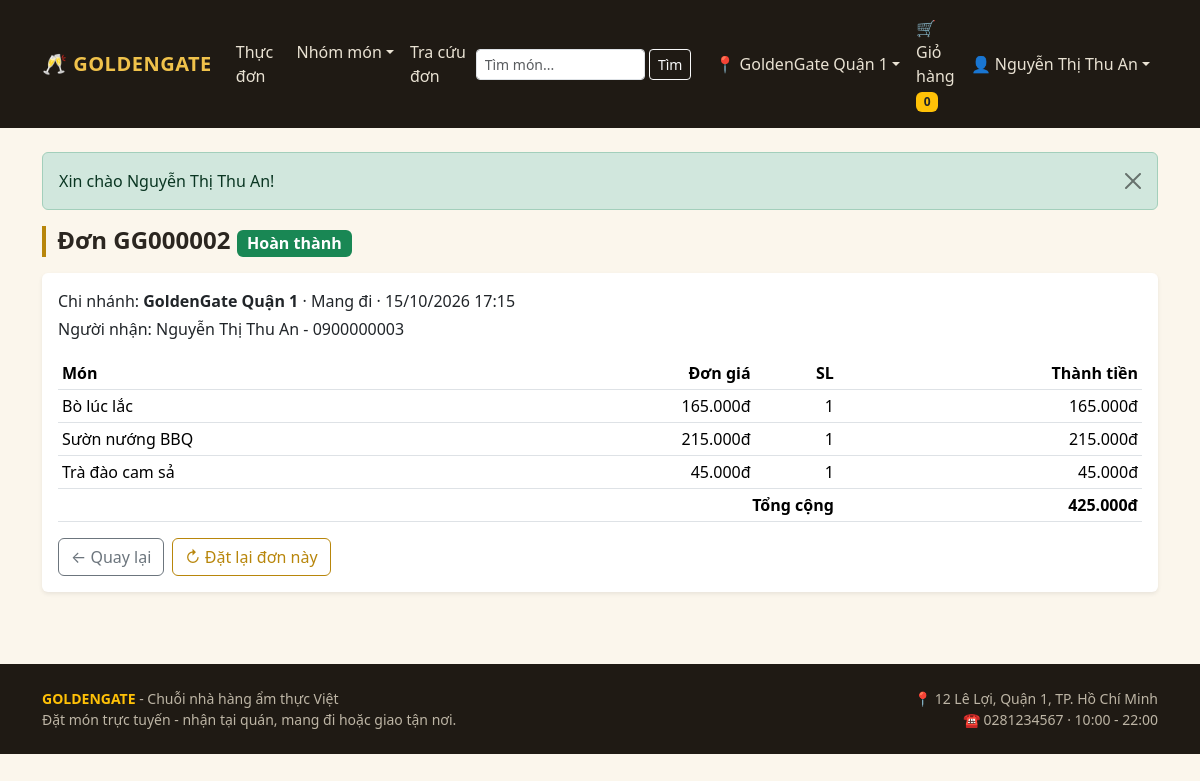
The app's page /index.php?action=chitietdon&id=2 (signed in) with its own data.
### tables this page shows
CREATE TABLE chinhanh (
  id INT AUTO_INCREMENT PRIMARY KEY,
  tenchinhanh VARCHAR(100) NOT NULL,
  diachi VARCHAR(255) NOT NULL,
  sodienthoai VARCHAR(15) DEFAULT NULL,
  giomocua TIME NOT NULL DEFAULT '10:00:00',
  giodongcua TIME NOT NULL DEFAULT '22:00:00',
  trangthai TINYINT NOT NULL DEFAULT 1
);

CREATE TABLE donhang (
  id INT AUTO_INCREMENT PRIMARY KEY,
  nguoidung_id INT NOT NULL,
  chinhanh_id INT NOT NULL,
  hinhthuc TINYINT NOT NULL DEFAULT 2,
  hoten_nhan VARCHAR(255) NOT NULL,
  sodt_nhan VARCHAR(15) NOT NULL,
  diachi VARCHAR(255) DEFAULT NULL,
  ngay DATETIME NOT NULL DEFAULT CURRENT_TIMESTAMP,
  phigiao DECIMAL(12,0) NOT NULL DEFAULT 0,
  tongtien DECIMAL(12,0) NOT NULL DEFAULT 0,
  trangthai TINYINT NOT NULL DEFAULT 0,
  ghichu VARCHAR(255) DEFAULT NULL,
  KEY idx_nd (nguoidung_id),
  KEY idx_cn_ngay (chinhanh_id, ngay),
  FOREIGN KEY (nguoidung_id) REFERENCES nguoidung(id),
  FOREIGN KEY (chinhanh_id) REFERENCES chinhanh(id)
);

CREATE TABLE donhangct (
  id INT AUTO_INCREMENT PRIMARY KEY,
  donhang_id INT NOT NULL,
  monan_id INT NOT NULL,
  tenmon VARCHAR(255) NOT NULL,
  dongia DECIMAL(12,0) NOT NULL,
  soluong INT NOT NULL DEFAULT 1,
  thanhtien DECIMAL(12,0) NOT NULL,
  KEY idx_dh (donhang_id),
  FOREIGN KEY (donhang_id) REFERENCES donhang(id),
  FOREIGN KEY (monan_id) REFERENCES monan(id)
);

### core/helpers.php (called while the page is built, shortened)
<?php
function e($s) { return htmlspecialchars((string)$s, ENT_QUOTES, 'UTF-8'); }
function money($n) { return number_format((float)$n, 0, ',', '.') . 'đ'; }
function maDon($id) { return 'GG' . str_pad((string)$id, 6, '0', STR_PAD_LEFT); }
function current_user() {
    $u = $_SESSION['user'] ?? null;
    return (is_array($u) && isset($u['id'], $u['hoten'], $u['loai'])) ? $u : null;
}
function trangthai_don($t) {
    $m = [0 => ['Chờ xác nhận', 'warning'], 1 => ['Đã xác nhận', 'info'], 2 => ['Đang chuẩn bị', 'primary'],
          3 => ['Hoàn thành', 'success'], 4 => ['Đã hủy', 'secondary']];
    return $m[(int)$t] ?? ['Không rõ', 'dark'];
}
function hinhthuc_don($h) { return [1 => 'Dùng tại quán', 2 => 'Mang đi', 3 => 'Giao hàng'][(int)$h] ?? '—'; }

### model/db.php (called while the page is built, shortened)
<?php
class DB {
    private static $pdo = null;
    public static function pdo() {
        if (!self::$pdo) {
            $c = cfg('db');
            $dsn = "mysql:host={$c['host']};port={$c['port']};dbname={$c['name']};charset=utf8mb4";
            self::$pdo = new PDO($dsn, $c['user'], $c['pass'], [
                PDO::ATTR_ERRMODE => PDO::ERRMODE_EXCEPTION,
                PDO::ATTR_DEFAULT_FETCH_MODE => PDO::FETCH_ASSOC,
                PDO::ATTR_EMULATE_PREPARES => false,
            ]);
            self::$pdo->exec("SET time_zone = '+07:00'");
        }
        return self::$pdo;
    }
    public static function all($sql, $p = []) { $s = self::pdo()->prepare($sql); $s->execute($p); return $s->fetchAll(); }
    public static function one($sql, $p = []) { $s = self::pdo()->prepare($sql); $s->execute($p); $r = $s->fetch(); return $r ?: null; }
}

### model/chinhanh.php (called while the page is built, shortened)
<?php
class ChiNhanh {
    public static function laySo($id) { return DB::one("SELECT * FROM chinhanh WHERE id=?", [(int)$id]); }
}

### core/bootstrap.php (called while the page is built, shortened)
<?php
spl_autoload_register(function ($class) {
    $f = ROOT . '/model/' . strtolower($class) . '.php';
});
require_once ROOT . '/core/helpers.php';

### model/giohang.php (called while the page is built, shortened)
<?php
class GioHang {
    public static function raw() { return $_SESSION['giohang'] ?? []; }
    public static function dem() { return array_sum(self::raw()); }
}

### model/donhang.php (called while the page is built, shortened)
<?php
class DonHang {
    public static function laySo($id) {
        return DB::one("SELECT d.*, c.tenchinhanh FROM donhang d JOIN chinhanh c ON c.id = d.chinhanh_id WHERE d.id = ?", [(int)$id]);
    }
    public static function chiTiet($id) { return DB::all("SELECT * FROM donhangct WHERE donhang_id = ? ORDER BY id", [(int)$id]); }
}

### public/orderdetail.php (the view, shortened to what this page needs)
<?php include 'inc/top.php'; [$lb, $cl] = trangthai_don($d['trangthai']); ?>
<h4 class="section-title mb-3">Đơn <?= maDon($d['id']) ?> <span class="badge text-bg-<?= $cl ?> fs-6"><?= $lb ?></span></h4>
<div class="card border-0 shadow-sm"><div class="card-body">
  <p class="mb-1">Chi nhánh: <strong><?= e($d['tenchinhanh']) ?></strong> · <?= hinhthuc_don($d['hinhthuc']) ?> · <?= date('d/m/Y H:i', strtotime($d['ngay'])) ?></p>
  <p class="mb-1">Người nhận: <?= e($d['hoten_nhan']) ?> - <?= e($d['sodt_nhan']) ?></p>
  <table class="table table-sm mt-3">
    <thead><tr><th>Món</th><th class="text-end">Đơn giá</th><th class="text-end">SL</th><th class="text-end">Thành tiền</th></tr></thead>
    <?php foreach ($ct as $c): ?><tr><td><?= e($c['tenmon']) ?></td><td class="text-end"><?= money($c['dongia']) ?></td><td class="text-end"><?= (int)$c['soluong'] ?></td><td class="text-end"><?= money($c['thanhtien']) ?></td></tr><?php endforeach; ?>
    <tr class="fw-bold"><td colspan="3" class="text-end">Tổng cộng</td><td class="text-end"><?= money($d['tongtien']) ?></td></tr>
  </table>
  <div class="d-flex gap-2">
    <a href="index.php?action=donhang" class="btn btn-outline-secondary">← Quay lại</a>
    <form method="post" action="index.php"><?= csrf_field() ?><input type="hidden" name="action" value="datlai"><input type="hidden" name="id" value="<?= (int)$d['id'] ?>"><button class="btn btn-outline-gg">↻ Đặt lại đơn này</button></form>
  </div>
</div></div>
<?php include 'inc/bottom.php'; ?>

### public/inc/top.php (shortened to what this page needs)
<!DOCTYPE html>
<html lang="vi">
<head>
  <link href="https://cdn.jsdelivr.net/npm/bootstrap@5.3.3/dist/css/bootstrap.min.css" rel="stylesheet">
  <link href="assets/gg.css" rel="stylesheet">
</head>
<body>
<nav class="navbar navbar-expand-lg navbar-gg navbar-dark sticky-top">
  <div class="container">
    <a class="navbar-brand" href="index.php">🥂 GOLDENGATE</a>
    <div class="collapse navbar-collapse" id="nav">
      <ul class="navbar-nav me-auto">
        <li class="nav-item"><a class="nav-link" href="index.php">Thực đơn</a></li>
        <li class="nav-item dropdown">
          <a class="nav-link dropdown-toggle" href="#" data-bs-toggle="dropdown">Nhóm món</a>
        </li>
        <li class="nav-item"><a class="nav-link" href="index.php?action=tracuu">Tra cứu đơn</a></li>
      </ul>
      <form class="d-flex me-3" method="get" action="index.php">
        <input class="form-control form-control-sm me-1" name="q" placeholder="Tìm món..." value="<?= e($_GET['q'] ?? '') ?>">
        <button class="btn btn-sm btn-outline-light">Tìm</button>
      </form>
      <ul class="navbar-nav align-items-lg-center">
        <li class="nav-item dropdown">
          <a class="nav-link dropdown-toggle" href="#" data-bs-toggle="dropdown">📍 <?= e($cb['tenchinhanh'] ?? 'Chọn chi nhánh') ?></a>
        </li>
        <li class="nav-item"><a class="nav-link" href="index.php?action=giohang">🛒 Giỏ hàng <span class="badge bg-warning text-dark"><?= (int)$soGio ?></span></a></li>
        <?php if ($user): ?>
          <li class="nav-item dropdown">
            <a class="nav-link dropdown-toggle" href="#" data-bs-toggle="dropdown">👤 <?= e($user['hoten']) ?></a>
          </li>
        <?php else: ?>
          <li class="nav-item"><a class="nav-link" href="index.php?action=dangnhap">Đăng nhập</a></li>
          <li class="nav-item"><a class="btn btn-sm btn-gg ms-lg-2" href="index.php?action=dangky">Đăng ký</a></li>
        <?php endif; ?>
      </ul>
    </div>
  </div>
</nav>
<main class="container py-4">
<?php foreach (take_flash() as [$t, $msg]): ?>
  <div class="alert alert-<?= e($t) ?> alert-dismissible fade show"><?= e($msg) ?><button class="btn-close" data-bs-dismiss="alert"></button></div>
<?php endforeach; ?>

### public/inc/bottom.php (shortened to what this page needs)
</main>
<footer class="py-4 mt-5">
  <div class="container small">
    <div class="row">
      <div class="col-md-6"><strong class="text-warning">GOLDENGATE</strong> - Chuỗi nhà hàng ẩm thực Việt<br>Đặt món trực tuyến - nhận tại quán, mang đi hoặc giao tận nơi.</div>
      <div class="col-md-6 text-md-end">
        <?php if (!empty($cb)): ?>📍 <?= e($cb['diachi']) ?><br>☎ <?= e($cb['sodienthoai']) ?> · <?= substr($cb['giomocua'], 0, 5) ?> - <?= substr($cb['giodongcua'], 0, 5) ?><?php endif; ?>
      </div>
    </div>
  </div>
</footer>
</body>
</html>

### public/assets/gg.css (style rules this page uses)
:root { --gg-gold:#b8860b; --gg-gold-d:#8f6808; --gg-dark:#1f1a14; --gg-cream:#fbf6ec; }
body { background: var(--gg-cream); color:#2b2620; }
.navbar-gg { background: var(--gg-dark); }
.navbar-gg .navbar-brand { color: #f0c24b; font-weight:700; letter-spacing:.5px; }
.navbar-gg .nav-link, .navbar-gg .btn-link { color:#e9e2d3; }
.btn-outline-gg { border-color: var(--gg-gold); color: var(--gg-gold); }
.section-title { border-left:4px solid var(--gg-gold); padding-left:.7rem; font-weight:700; }
footer { background: var(--gg-dark); color:#bdb5a5; }

### records on screen
chinhanh: tenchinhanh "GoldenGate Quận 1", diachi "12 Lê Lợi, Quận 1, TP. Hồ Chí Minh", sodienthoai "0281234567", giomocua "10:00", giodongcua "22:00"
donhang: hoten_nhan "Nguyễn Thị Thu An", id "GG000002", chinhanh.tenchinhanh "GoldenGate Quận 1", hinhthuc "Mang đi", ngay "15/10/2026 17:15", sodt_nhan "0900000003", tongtien "425.000đ"
donhangct: tenmon "Bò lúc lắc", dongia "165.000đ", soluong "1", thanhtien "165.000đ"
donhangct: tenmon "Sườn nướng BBQ", dongia "215.000đ", soluong "1", thanhtien "215.000đ"
donhangct: tenmon "Trà đào cam sả", dongia "45.000đ", soluong "1", thanhtien "45.000đ"

### other values on screen
$soGio "0"
$msg "Xin chào Nguyễn Thị Thu An!"
$lb "Hoàn thành"
